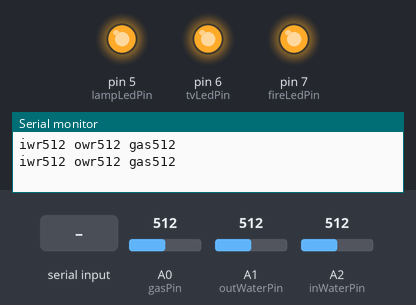
The sketch below on a simulated Arduino Uno, built with avr-gcc and run on an emulated ATmega328P. Parts: output pins drawn as LEDs (lit = HIGH), the last lines printed to the serial monitor. Inputs (shaded band) come from the test bench; at power-on: A0 (gasPin) = 512, A1 (outWaterPin) = 512, A2 (inWaterPin) = 512.

Above: at 1.2 s.
1.3 s: "g\n" received over Serial
At 2.9 s:
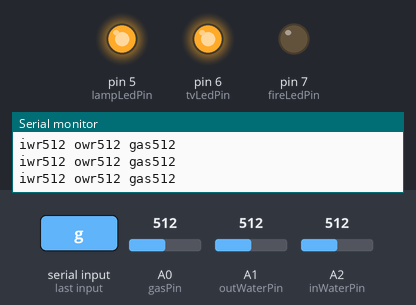
3.5 s: byte 108 ('l') received over Serial
At 4.4 s:
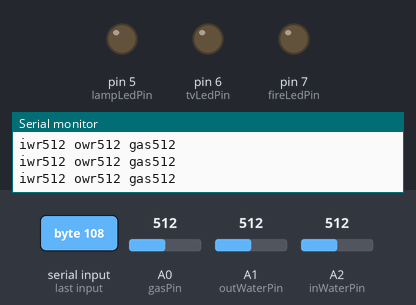
Timing chart, 0 to 6.5 s (numbered marks = the images above; inputs shaded):
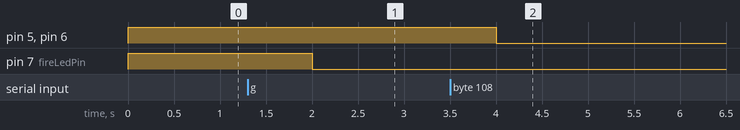

The sketch:

SerialTest.ino
```cpp
const int inWaterPin = A2;
const int outWaterPin = A1;
const int gasPin = A0;
const int lampLedPin = 5;
const int fireLedPin = 7;
const int tvLedPin = 6;

int inWater = 0;
int outWater = 0;
int gas = 0;

char income = 'x';

void setup() {
  Serial.begin(9600);
  pinMode(inWaterPin, INPUT);
  pinMode(outWaterPin, INPUT);
  pinMode(gasPin, INPUT);
  pinMode(lampLedPin, OUTPUT);
  pinMode(fireLedPin, OUTPUT);
  pinMode(tvLedPin, OUTPUT);
  digitalWrite(lampLedPin, HIGH);
  digitalWrite(fireLedPin, HIGH);
  digitalWrite(tvLedPin, HIGH);
}

void loop() {
  if(Serial.available()){
    income = Serial.read();
    if(income=='g'){  //가스 잠그기
      income = 'x';
      digitalWrite(fireLedPin, LOW);
    }
    if(income=='l'){
      income = 'x';
      digitalWrite(lampLedPin, LOW);
      digitalWrite(tvLedPin, LOW);
    }
  }

  inWater = analogRead(inWaterPin);
  outWater = analogRead(outWaterPin);
  gas = analogRead(gasPin);

  Serial.print("iwr");
  Serial.print(inWater);
  Serial.print(" ");
  Serial.print("owr");
  Serial.print(outWater);
  Serial.print(" ");
  Serial.print("gas");
  Serial.print(gas);
  Serial.print("\n");
  delay(1000);
}
```

Measured:
- after the input at 1.3 s, pin 7 (fireLedPin): HIGH → LOW after 0.70 s
- after the input at 3.5 s, pin 5 (lampLedPin), pin 6 (tvLedPin): HIGH → LOW after 0.50 s
